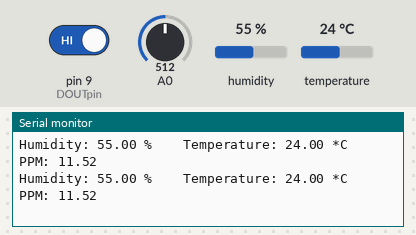
The sketch below on a simulated Arduino Uno, built with avr-gcc and run on an emulated ATmega328P. Parts: the last lines printed to the serial monitor. Inputs (shaded band) come from the test bench; at power-on: pin 9 (DOUTpin) HIGH, humidity 55 %, A0 = 512, temperature 24 °C.

Above: at 1.8 s.
1.9 s: pin 9 (DOUTpin) driven LOW
At 4.4 s:
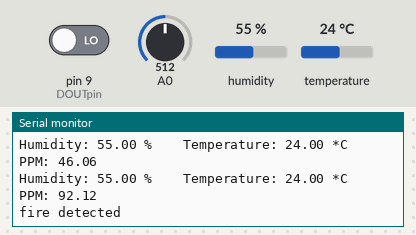
6.5 s: humidity set to 22 %
At 7.4 s:
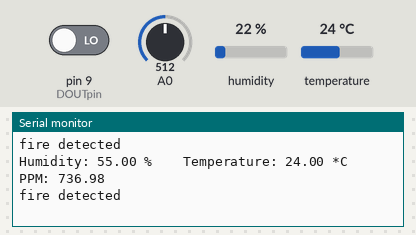
8.0 s: A0 set to 716
At 8.7 s:
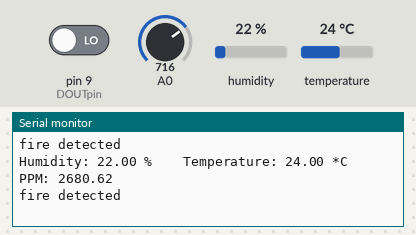
9.5 s: temperature set to 12 °C
At 10.8 s:
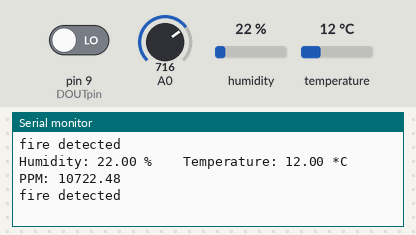
11.0 s: A0 set to 900
At 11.9 s:
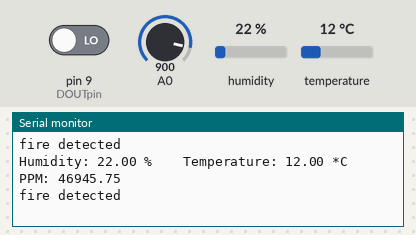
12.5 s: pin 9 (DOUTpin) driven HIGH
At 13.9 s:
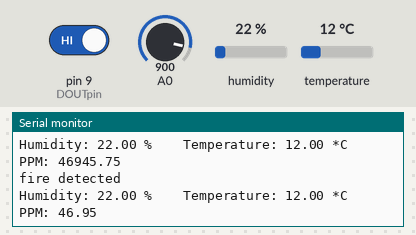
Timing chart, 0 to 15.0 s (numbered marks = the images above; inputs shaded):
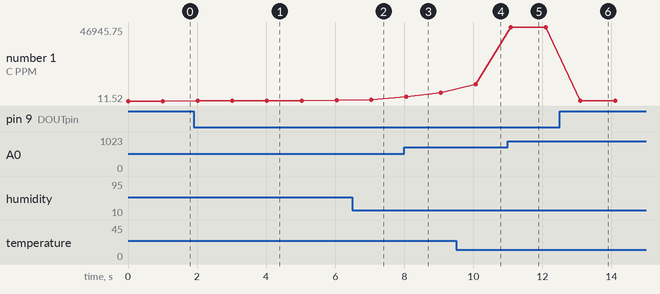

Measured:
- after the input at 1.9 s, the serial monitor: prints a new line after 0.12 s (image 1)
- after the input at 8.0 s, the serial monitor: prints a new line after 0.06 s (image 3)
- after the input at 9.5 s, the serial monitor: prints a new line after 0.57 s (image 4)
- after the input at 11.0 s, the serial monitor: prints a new line after 0.08 s (image 5)
- after the input at 12.5 s, the serial monitor: prints a new line after 0.60 s (image 6)
- plotted number 1: 11.52 → 368.49 after the input at 1.9 s, 736.98 → 5361.24 after the input at 8.0 s, 10722.48 → 46945.75 after the input at 11.0 s, 46945.75 → 46.95 after the input at 12.5 s

The sketch:

MQ7_1.ino
```cpp
/*
const int ledPin=13;//the anode of the LED connects to digital pin D13 of the arduino
const int AOUTpin=0;//the AOUT pin of the CO sensor goes into analog pin A0 of the arduino
const int DOUTpin=9;//the DOUT pin of the CO sensor goes into digital pin D8 of the arduino
int limit;
int value;

void setup() {
Serial.begin(9600);//sets the baud rate
pinMode(DOUTpin, INPUT);//sets the pin as an input to the arduino
pinMode(ledPin, OUTPUT);//sets the pin as an output of the arduino
}

void loop()
{
value= analogRead(AOUTpin);//reads the analaog value from the hydrogen sensor's AOUT pin
limit= digitalRead(DOUTpin);//reads the digital value from the hydrogen sensor's DOUT pin
Serial.print("Hydrogen value: ");
Serial.println(value);//prints the hydrogen value
Serial.print("Limit: ");
Serial.print(limit);//prints the limit reached as either LOW or HIGH
delay(10);
if (limit == HIGH){
digitalWrite(ledPin, HIGH);//if limit has been reached, LED turns on as status indicator
}
else{
digitalWrite(ledPin, LOW);//if threshold not reached, LED remains off
}
}
*/
#include "DHT.h"

#define DHTPIN 4     // what pin we're connected to

// Uncomment whatever type you're using!
//#define DHTTYPE DHT11   // DHT 11
#define DHTTYPE DHT22   // DHT 22  (AM2302)
//#define DHTTYPE DHT21   // DHT 21 (AM2301)

// Connect pin 1 (on the left) of the sensor to +5V
// Connect pin 2 of the sensor to whatever your DHTPIN is
// Connect pin 4 (on the right) of the sensor to GROUND
// Connect a 10K resistor from pin 2 (data) to pin 1 (power) of the sensor

DHT dht(DHTPIN, DHTTYPE);
float RS_gas = 0;
float ratio = 0;
float sensorValue = 0;
float sensor_volt = 3;
float R0 = 48300.0;
const int DOUTpin=9;//the DOUT pin of the CO sensor goes into digital pin D8 of the arduino
int limit;
float val = 1;
float res=0;
void setup() {
 Serial.begin(9600);
 pinMode(DOUTpin, INPUT);//sets the pin as an input to the arduino
 dht.begin();
}

void loop() {
      float h = dht.readHumidity();
  float t = dht.readTemperature();
   float tem;
  // check if returns are valid, if they are NaN (not a number) then something went wrong!
  if (isnan(t) || isnan(h)) {
    Serial.println("Failed to read from DHT");
  } else {
    Serial.print("Humidity: ");
    Serial.print(h);
    Serial.print(" %\t");
    Serial.print("  Temperature: ");
    Serial.print(t);
    Serial.print(" *C");

  }
  limit= digitalRead(DOUTpin);//reads the digital value from the hydrogen sensor's DOUT pin
  if (limit == 0){
    val = 2*val;
  }
  else{
   val = 1;
   tem = t;
  }
   float sensVal = constrain(val, 1, 1000);  // limits range of sensor values to between 10 and 150
   sensorValue = analogRead(A0);
   sensor_volt = sensorValue/1024*5.0;
   RS_gas = (5.0-sensor_volt)/sensor_volt;
   ratio = RS_gas/R0; //Replace R0 with the value found using the sketch above
   float x = 1538.46 * ratio;
   float ppm = pow(x,-0.709);
   res = ppm*sensVal;
   Serial.print(" PPM: ");
   Serial.println(res);

  if(res > 50){
    float old_t = tem;
    float new_t = t;
 float dif = (new_t - old_t);
    if(dif > 2){
      Serial.println("fire detected");
    }
  }
   delay(1000);
}
```
